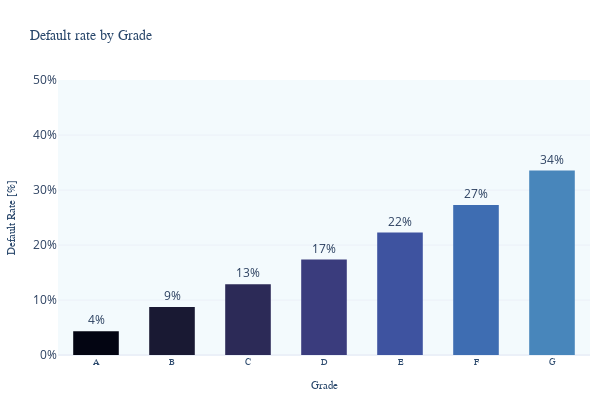

The cell this chart's notebook holds for it:
### Markdown cell above
### 4.1 Default Rate by Grade

### Code cell
grade_default_counts = loans_df.groupby(['grade', 'risky']).size().reset_index(name='count')

grade_default_pivot = grade_default_counts.pivot_table(
    index='grade',
    columns='risky',
    values='count',
    aggfunc='sum',
    fill_value=0
    )

fig = default_rate_bar_plot(
    df=grade_default_pivot,
    xlabel='Grade',
    title='Default rate by Grade',
    yaxis_range=[0, 0.5],
)

fig.write_image("images/default_by_grade.png")
fig.show()

### Figure 1 — Plotly figure (JSON) as saved in the notebook; plotly's stock layout.template omitted (floating-point values rounded to 4 significant figures)
{"data": [{"alignmentgroup": "True", "hovertemplate": "Grade=%{x}<br>Default Rate [%]=%{text}<extra></extra>", "legendgroup": "A", "marker": {"color": "rgb(3, 5, 18)", "pattern": {"shape": ""}}, "name": "A", "offsetgroup": "A", "orientation": "v", "showlegend": true, "text": [0.04302], "textposition": "outside", "texttemplate": "%{text:.0%}", "type": "bar", "width": 0.6, "x": ["A"], "xaxis": "x", "y": [0.04302], "yaxis": "y"}, {"alignmentgroup": "True", "hovertemplate": "Grade=%{x}<br>Default Rate [%]=%{text}<extra></extra>", "legendgroup": "B", "marker": {"color": "rgb(25, 25, 51)", "pattern": {"shape": ""}}, "name": "B", "offsetgroup": "B", "orientation": "v", "showlegend": true, "text": [0.08733], "textposition": "outside", "texttemplate": "%{text:.0%}", "type": "bar", "width": 0.6, "x": ["B"], "xaxis": "x", "y": [0.08733], "yaxis": "y"}, {"alignmentgroup": "True", "hovertemplate": "Grade=%{x}<br>Default Rate [%]=%{text}<extra></extra>", "legendgroup": "C", "marker": {"color": "rgb(44, 42, 87)", "pattern": {"shape": ""}}, "name": "C", "offsetgroup": "C", "orientation": "v", "showlegend": true, "text": [0.1287], "textposition": "outside", "texttemplate": "%{text:.0%}", "type": "bar", "width": 0.6, "x": ["C"], "xaxis": "x", "y": [0.1287], "yaxis": "y"}, {"alignmentgroup": "True", "hovertemplate": "Grade=%{x}<br>Default Rate [%]=%{text}<extra></extra>", "legendgroup": "D", "marker": {"color": "rgb(58, 60, 125)", "pattern": {"shape": ""}}, "name": "D", "offsetgroup": "D", "orientation": "v", "showlegend": true, "text": [0.1735], "textposition": "outside", "texttemplate": "%{text:.0%}", "type": "bar", "width": 0.6, "x": ["D"], "xaxis": "x", "y": [0.1735], "yaxis": "y"}, {"alignmentgroup": "True", "hovertemplate": "Grade=%{x}<br>Default Rate [%]=%{text}<extra></extra>", "legendgroup": "E", "marker": {"color": "rgb(62, 83, 160)", "pattern": {"shape": ""}}, "name": "E", "offsetgroup": "E", "orientation": "v", "showlegend": true, "text": [0.2226], "textposition": "outside", "texttemplate": "%{text:.0%}", "type": "bar", "width": 0.6, "x": ["E"], "xaxis": "x", "y": [0.2226], "yaxis": "y"}, {"alignmentgroup": "True", "hovertemplate": "Grade=%{x}<br>Default Rate [%]=%{text}<extra></extra>", "legendgroup": "F", "marker": {"color": "rgb(62, 109, 178)", "pattern": {"shape": ""}}, "name": "F", "offsetgroup": "F", "orientation": "v", "showlegend": true, "text": [0.2725], "textposition": "outside", "texttemplate": "%{text:.0%}", "type": "bar", "width": 0.6, "x": ["F"], "xaxis": "x", "y": [0.2725], "yaxis": "y"}, {"alignmentgroup": "True", "hovertemplate": "Grade=%{x}<br>Default Rate [%]=%{text}<extra></extra>", "legendgroup": "G", "marker": {"color": "rgb(72, 134, 187)", "pattern": {"shape": ""}}, "name": "G", "offsetgroup": "G", "orientation": "v", "showlegend": true, "text": [0.3353], "textposition": "outside", "texttemplate": "%{text:.0%}", "type": "bar", "width": 0.6, "x": ["G"], "xaxis": "x", "y": [0.3353], "yaxis": "y"}], "layout": {"barmode": "relative", "coloraxis": {"showscale": false}, "height": 400, "legend": {"title": {"text": "Grade"}, "tracegroupgap": 0}, "showlegend": false, "title": {"text": "Default rate by Grade"}, "uniformtext": {"minsize": 8}, "width": 600, "xaxis": {"anchor": "y", "categoryarray": ["A", "B", "C", "D", "E", "F", "G"], "categoryorder": "array", "domain": [0, 1], "title": {"text": "Grade"}}, "yaxis": {"anchor": "x", "domain": [0, 1], "range": [0, 0.5], "tickformat": ".0%", "title": {"text": "Default Rate [%]"}}}}
